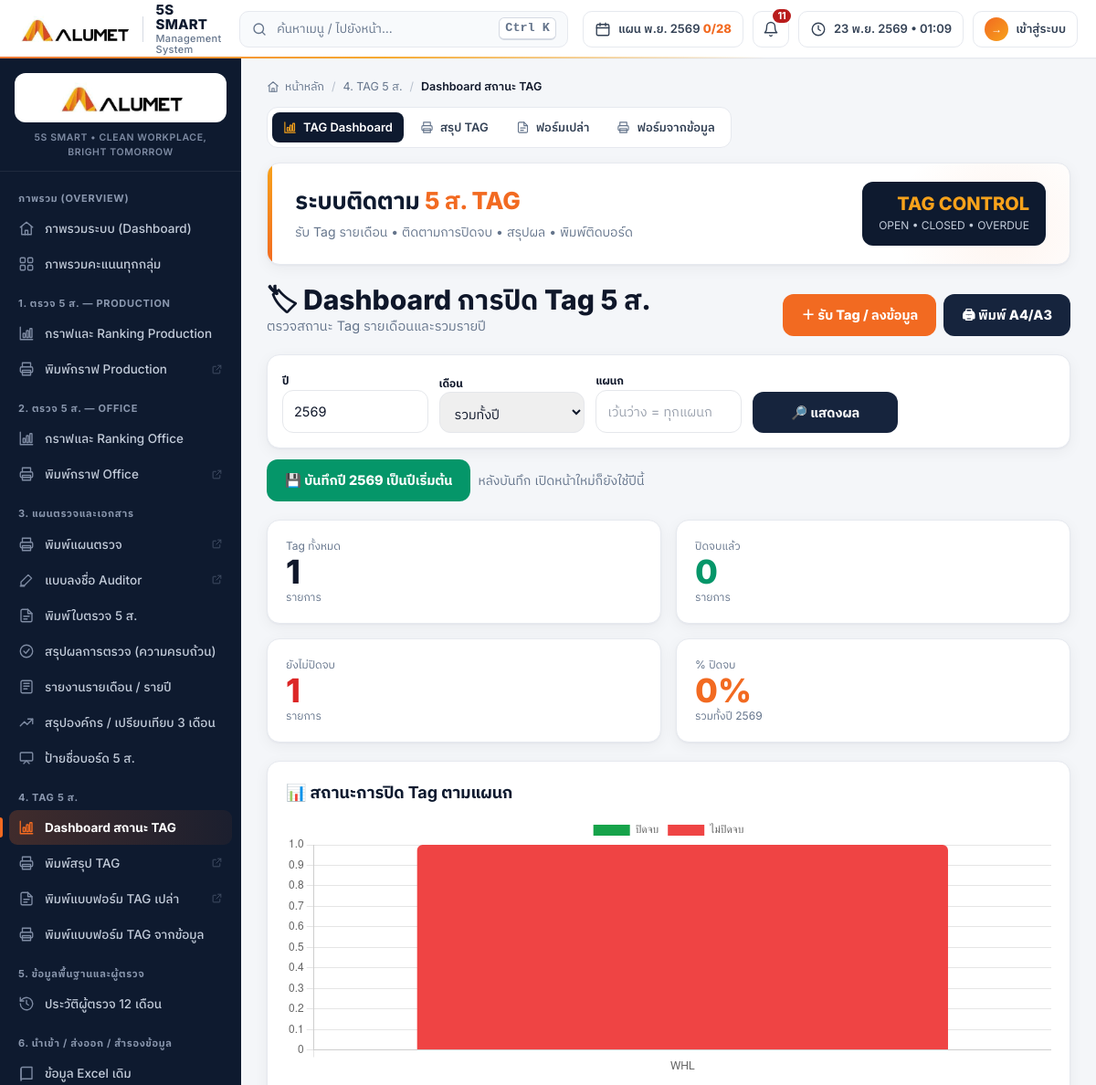
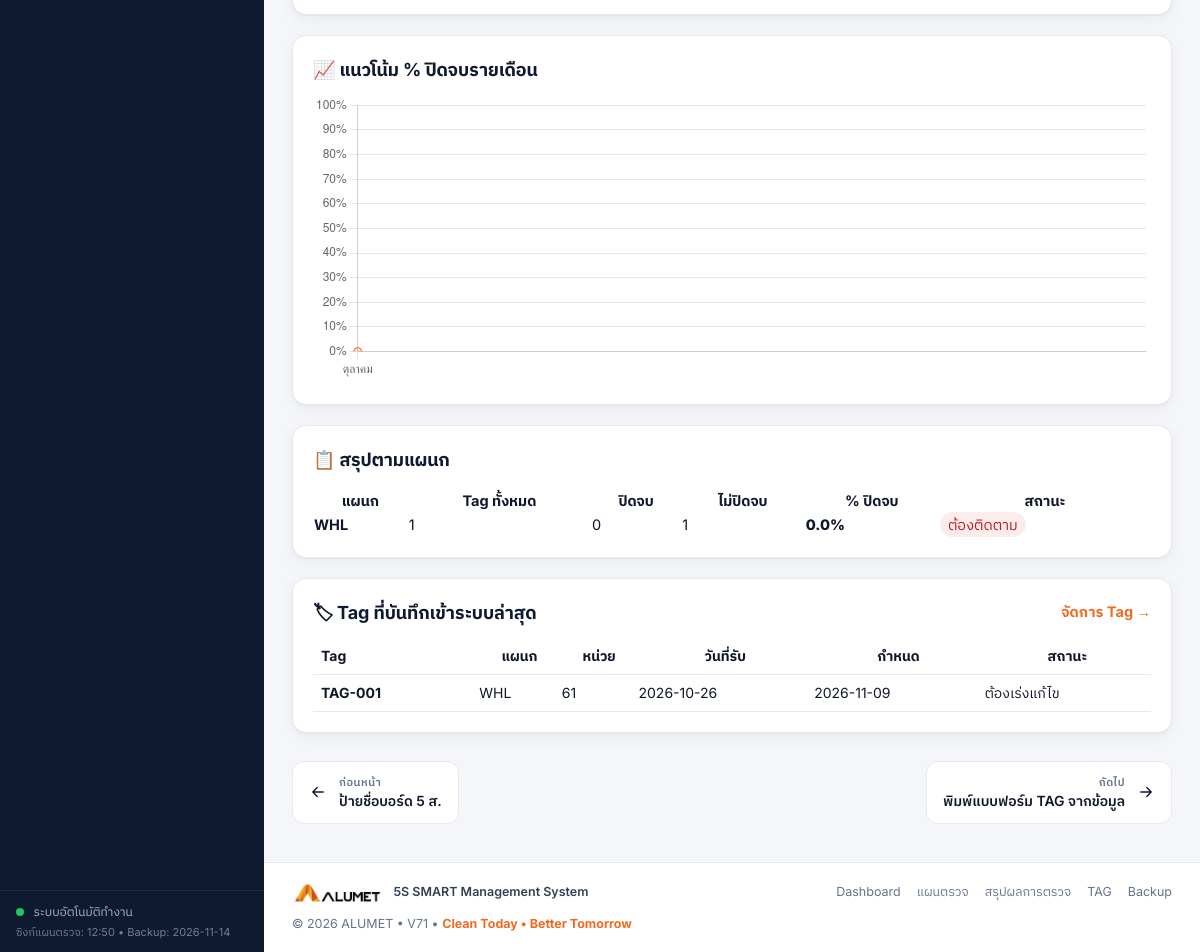
Page /Page/public/tag_dashboard.php on the committed database (2 pictures, top to bottom).
### tables this page shows
CREATE TABLE `tags` (
  `id` int(11) NOT NULL AUTO_INCREMENT,
  `tag_no` varchar(100) NOT NULL,
  `department` varchar(191) NOT NULL DEFAULT '',
  `unit_no` varchar(50) NOT NULL DEFAULT '',
  `tag_date` varchar(20) NOT NULL DEFAULT '',
  `due_date` varchar(20) NOT NULL DEFAULT '',
  `closed_date` varchar(20) NOT NULL DEFAULT '',
  `status` varchar(20) NOT NULL DEFAULT 'OPEN',
  `auditor` varchar(191) NOT NULL DEFAULT '',
  `note` varchar(1000) NOT NULL DEFAULT '',
  `created_at` datetime NOT NULL DEFAULT current_timestamp(),
  `updated_at` datetime NOT NULL DEFAULT current_timestamp(),
  `before_photo` varchar(500) NOT NULL DEFAULT '',
  `after_photo` varchar(500) NOT NULL DEFAULT '',
  `corrective_action` varchar(1000) NOT NULL DEFAULT '',
  `corrective_by` varchar(191) NOT NULL DEFAULT '',
  `corrective_date` varchar(20) NOT NULL DEFAULT '',
  `verification_note` varchar(1000) NOT NULL DEFAULT '',
  `tag_type` varchar(100) NOT NULL DEFAULT '',
  `defect_types` varchar(255) NOT NULL DEFAULT '',
  `suggestion` varchar(1000) NOT NULL DEFAULT '',
  `issued_by` varchar(191) NOT NULL DEFAULT '',
  `receiver` varchar(191) NOT NULL DEFAULT '',
  `source_photo` varchar(500) NOT NULL DEFAULT '',
  PRIMARY KEY (`id`),
  KEY `idx_tags_dept` (`department`),
  KEY `idx_tags_month` (`tag_date`),
  KEY `idx_tags_status` (`status`)
);

### Page/public/tag_dashboard.php (the view, shortened to what the rows shown need)
<?php
require_once dirname(__DIR__, 2).'/includes/config.php';
$p=db();
$savedYear=(int)app_setting('tag_dashboard_year',(string)(date('Y')+543)); $year=(int)($_GET['year']??$savedYear); if($year<2000||$year>2700)$year=$savedYear;
$queryYear = $year > 2400 ? $year - 543 : $year;
$months=[1=>'มกราคม',2=>'กุมภาพันธ์',3=>'มีนาคม',4=>'เมษายน',5=>'พฤษภาคม',6=>'มิถุนายน',7=>'กรกฎาคม',8=>'สิงหาคม',9=>'กันยายน',10=>'ตุลาคม',11=>'พฤศจิกายน',12=>'ธันวาคม'];
$trendTagWhere="substr(tag_date,1,4)=?"; $trendTagParams=[(string)$queryYear];
$trendCheck=$p->prepare("SELECT COUNT(*) FROM tags WHERE $trendTagWhere");$trendCheck->execute($trendTagParams);
if((int)$trendCheck->fetchColumn()>0){
  $tq=$p->prepare("SELECT CAST(substr(tag_date,6,2) AS SIGNED) month,COUNT(*) total,CAST(SUM(CASE WHEN status='CLOSED' THEN 1 ELSE 0 END) AS SIGNED) closed,CASE WHEN COUNT(*)>0 THEN CAST(SUM(CASE WHEN status='CLOSED' THEN 1 ELSE 0 END) AS SIGNED)*100e0/COUNT(*) ELSE 0 END pct FROM tags WHERE $trendTagWhere GROUP BY substr(tag_date,6,2) ORDER BY month");
  $tq->execute($trendTagParams);$trend=$tq->fetchAll();
}
$tagq=$p->query("SELECT * FROM tags ORDER BY CASE WHEN status='OPEN' THEN 0 ELSE 1 END,tag_date DESC,id DESC LIMIT 20");$recent=$tagq->fetchAll();
require FIVE_S_ROOT.'/includes/header.php';
?>
<div class="hero">
 <div class="hero-copy"><h1>ระบบติดตาม <span>5 ส. TAG</span></h1><p>รับ Tag รายเดือน • ติดตามการปิดจบ • สรุปผล • พิมพ์ติดบอร์ด</p></div>
</div>
<div class="card p-5 mb-5"><div class="section-title mb-4">📋 สรุปตามแผนก</div>
<div class="overflow-x-auto"><table id="tagSummary" class="display w-full"><thead><tr><th>แผนก</th><th>Tag ทั้งหมด</th><th>ปิดจบ</th><th>ไม่ปิดจบ</th><th>% ปิดจบ</th><th>สถานะ</th></tr></thead></table></div></div>
<div class="card p-5"><div class="flex justify-between items-center mb-3"><div class="section-title">🏷 Tag ที่บันทึกเข้าระบบล่าสุด</div><a class="text-orange-600 font-bold no-print" href="Page/auditor/tag_manage.php">จัดการ Tag →</a></div>
<div class="overflow-x-auto"><table class="w-full text-sm"><thead><tr class="border-b"><th class="p-2 text-left">Tag</th><th>แผนก</th><th>หน่วย</th><th>วันที่รับ</th><th>กำหนด</th><th>สถานะ</th></tr></thead><tbody>
<?php foreach($recent as $r):?><tr class="border-b"><td class="p-2 font-bold"><?=h($r['tag_no'])?></td><td><?=h($r['department'])?></td><td><?=h($r['unit_no'])?></td><td><?=h($r['tag_date'])?></td><td><?=h($r['due_date'])?></td><td><?=status_text($r['status']==='CLOSED'?100:0)?></td></tr><?php endforeach;?>
</tbody></table></div></div>
<script>
const deptData=<?=json_encode($rows,JSON_UNESCAPED_UNICODE)?>,trendData=<?=json_encode($trend,JSON_UNESCAPED_UNICODE)?>;
new Chart(document.getElementById('tagDeptChart'),{type:'bar',data:{labels:deptData.map(x=>x.department),datasets:[
 {label:'ปิดจบ',data:deptData.map(x=>Number(x.closed)),backgroundColor:'#16a34a',borderRadius:6},
 {label:'ไม่ปิดจบ',data:deptData.map(x=>Number(x.open_count)),backgroundColor:'#ef4444',borderRadius:6}
]},options:{responsive:true,maintainAspectRatio:false,scales:{x:{stacked:true},y:{stacked:true,beginAtZero:true}},plugins:{legend:{position:'top'}}}});
new Chart(document.getElementById('tagTrendChart'),{type:'line',data:{labels:trendData.map(x=><?=$month?>?<?=json_encode($months)?>[x.month]:<?=json_encode($months)?>[x.month]),datasets:[{label:'% ปิดจบ',data:trendData.map(x=>Number(x.pct).toFixed(1)),borderColor:'#ff5a00',backgroundColor:'rgba(255,90,0,.12)',fill:true,tension:.3,pointRadius:4}]},options:{responsive:true,maintainAspectRatio:false,scales:{y:{min:0,max:100,ticks:{callback:v=>v+'%'}}},plugins:{legend:{display:false}}}});
$(function(){$('#tagSummary').DataTable({pageLength:25,scrollX:true,language:{search:'ค้นหา:',lengthMenu:'แสดง _MENU_',paginate:{next:'ถัดไป',previous:'ก่อนหน้า'}}})});
</script>
<?php require FIVE_S_ROOT.'/includes/footer.php';?>

### rows in the picture
tags: tag_no "TAG-001", department "WHL", unit_no "61", tag_date "2026-10-26", due_date "2026-11-09", status "ต้องเร่งแก้ไข"

### other values in the picture
$__alerts['plan_label'] "พ.ย. 2569"
$__alerts['plan_done'] "0"
$__alerts['plan_total'] "28"
$__alertCount "11"
$sec['title'] "ภาพรวม (OVERVIEW)"
$it['label'] "ภาพรวมระบบ (Dashboard)"
$it['label'] "ภาพรวมคะแนนทุกกลุ่ม"
$sec['title'] "1. ตรวจ 5 ส. — PRODUCTION"
$it['label'] "กราฟและ Ranking Production"
$it['label'] "พิมพ์กราฟ Production"
$sec['title'] "2. ตรวจ 5 ส. — OFFICE"
$it['label'] "กราฟและ Ranking Office"
$it['label'] "พิมพ์กราฟ Office"
$sec['title'] "3. แผนตรวจและเอกสาร"
$it['label'] "พิมพ์แผนตรวจ"
